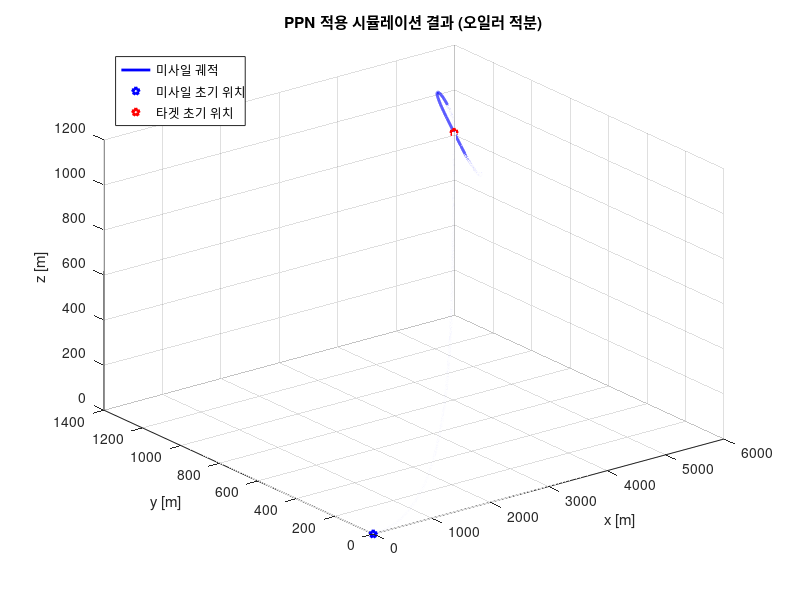
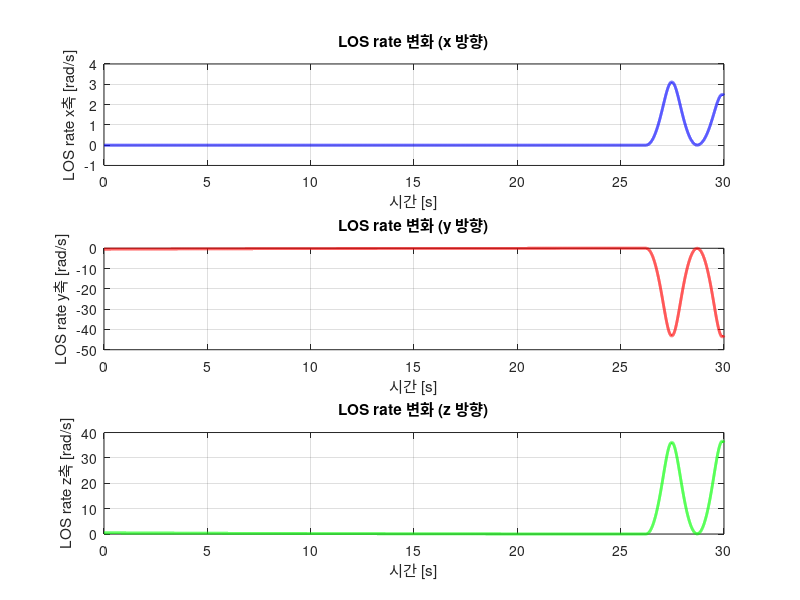
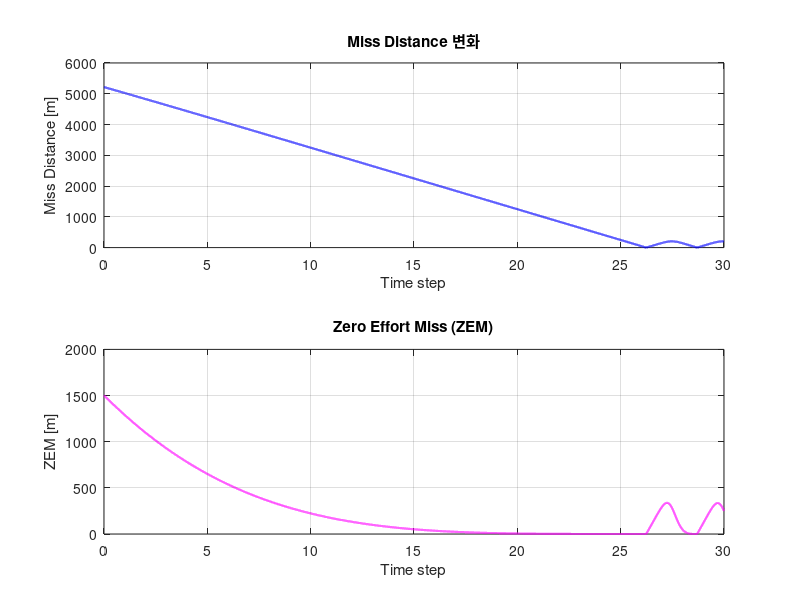
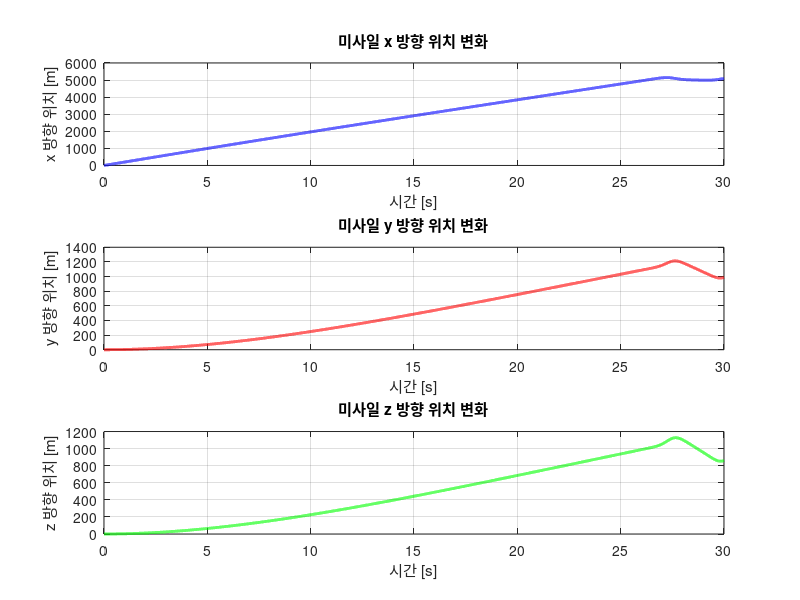

The MATLAB script that drew these images, in order: (Note: this script raises an error after producing the figures.)
%% Psuedo 6 DoF Simulation
% simulation for heliocopter case
clc; 
clear; 
close all;
% 시뮬레이션 조건 정의
r_m0 = [0; 0; 0];
v_m0 = [200; 0; 0];
r_t0 = [5000; 1100; 1000];
v_t0 = [0; 0; 0];
N = 4;
% 유도탄 및 표적의 위치, 속도
r_m = r_m0;
v_m = v_m0;
r_t = r_t0;
v_t = v_t0;
% 잔여거리 벡터 및 상대 속도 계산
r_tm = r_t - r_m;
v_tm = v_t - v_m;
v_mt = v_m - v_t;
% 3차원 공간에서 LOS rate 계산
OMEGA_tm = cross(r_tm, v_tm) / (norm(r_tm))^2;
% 3차원 PPN 유도 명령 생성
u_ppn = N * cross(OMEGA_tm, v_m);
% 타겟의 속도 0 m/s(고정된 타겟)
u_t = [0; 0; 0];

zem = inf;

t = 0;
dt = 0.001;

% 동역학 오소(추력,항력,중력 고려)
mass = 100;      % 미사일 질량 (kg)
thrust = 5000;   % 추력 (N)
Cd = 0.02;       % 항력 계수
rho = 1.225;     % 공기 밀도 (kg/m^3)
A = 0.05;        % 단면적 (m^2)
g = 9.81;        % 중력 가속도 (m/s^2)

% 결과 저장 변수 정의
xm0 = [r_m0; v_m0];
xt0 = [r_t0; v_t0];
xm = [r_m0; v_m0];
xm_record1 = xm.';
xt = [r_t0; v_t0];
xt_record1 = xt.';

los_rate_record = [];
OMEGA_tm_record = [];
zem_record = [];
miss_distance = inf;
miss_distance_record = [];
time_record = [];
%%
while t < 30
% while zem > 0.0001
    % 유도탄 및 표적의 위치, 속도
    r_m = xm(1:3,1);
    v_m = xm(4:6,1);
    r_t = xt(1:3,1);
    v_t = xt(4:6,1);
    % 잔여거리 벡터 및 상대 속도 계산
    r_tm = r_t - r_m;
    v_tm = v_t - v_m;
    v_mt = v_m - v_t;
    % 3차원 공간에서 LOS rate 계산
    OMEGA_tm = cross(r_tm, v_tm) / (norm(r_tm))^2;

    % OMEGA_tm_record = [OMEGA_tm_record; OMEGA_tm']; % LOS rate 기록


    los_rate = norm(OMEGA_tm); % LOS rate 크기 저장
    % ZEM 계산
    t_go = norm(r_tm) / norm(v_tm); % 예상 충돌 시간
    zem = norm(r_tm + v_tm * t_go); % ZEM 계산
    % 3차원 PPN 유도 명령 생성
    u_ppn = N * cross(OMEGA_tm, v_m);

    % 속도 크기 계산
    v_magnitude = norm(v_m);
    
    % 항력 계산 (Drag = 1/2 * Cd * rho * v^2 * A)
    drag = 0.5 * Cd * rho * v_magnitude^2 * A;
    drag_force = -drag * (v_m / v_magnitude); % 속도 방향 반대
    
    % 중력 적용 (중력은 -z 방향)
    gravity_force = [0; 0; -mass * g];
    
    % 총 가속도 (추력 포함)
    thrust_force = (thrust / mass) * (v_m / v_magnitude); % 속도 방향
    total_acceleration = (thrust_force + drag_force + gravity_force) / mass + u_ppn;



    % 오일러 적분 적용
    xm(1:3,1) = xm(1:3,1) + xm(4:6,1) * dt; % 위치 업데이트
    xm(4:6,1) = xm(4:6,1) + u_ppn * dt; % 속도 업데이트
    xm_record1 = [xm_record1; xm.'];
    xt(1:3,1) = xt(1:3,1) + xt(4:6,1) * dt; % 위치 업데이트
    xt(4:6,1) = xt(4:6,1) + u_t * dt; % 속도 업데이트
    xt_record1 = [xt_record1; xt.'];

    % 미스 거리 업데이트
    current_miss_distance = norm(r_tm);
    miss_distance_record = [miss_distance_record; current_miss_distance];
    if current_miss_distance < miss_distance
        miss_distance = current_miss_distance;
    end

    % 값 저장
    los_rate_record = [los_rate_record; OMEGA_tm'*(180/pi)];
    zem_record = [zem_record; zem];

    time_record = [time_record; t];
    t = t + dt;
end
xm_record1 = xm_record1(1:end-1, :); % 마지막 행 제거, 시간 스탭 맞추기 용 (30001 → 30000)
time_vector = 0:dt:30-dt; % 0~30초 범위 시간 벡터
time_vector_2 = [time_vector, time_vector(end) + dt]; % 마지막 시간 추가 (30000 → 30001)
%% 종료조건이 t>30인 경우 시각화
close all;
figure;
plot3(xm_record1(:,1),xm_record1(:,2),xm_record1(:,3),'b','LineWidth',2)
hold on
plot3(r_m0(1,1),r_m0(2,1),r_m0(3,1),'bp','LineWidth',2)
% plot3(xt_record1(:,1),xt_record1(:,2),xt_record1(:,3),'r','LineWidth',2)
plot3(r_t0(1,1),r_t0(2,1),r_t0(3,1),'rp','LineWidth',2)
legend({'미사일 궤적','미사일 초기 위치','타겟 초기 위치'},'Location','northwest','NumColumns',1)
xlabel('x [m]')
ylabel('y [m]')
zlabel('z [m]')
grid on
title("PPN 적용 시뮬레이션 결과 (오일러 적분)")
hold off
% Los rate 
figure;
subplot(3,1,1);
plot(time_vector,los_rate_record(:,1), 'b', 'LineWidth', 2);
xlabel('시간 [s]');
ylabel('LOS rate x축 [rad/s]');
title('LOS rate 변화 (x 방향)');
grid on;
subplot(3,1,2);
plot(time_vector,los_rate_record(:,2), 'r', 'LineWidth', 2);
xlabel('시간 [s]');
ylabel('LOS rate y축 [rad/s]');
title('LOS rate 변화 (y 방향)');
grid on;
subplot(3,1,3);
plot(time_vector,los_rate_record(:,3), 'g', 'LineWidth', 2);
xlabel('시간 [s]');
ylabel('LOS rate z축 [rad/s]');
title('LOS rate 변화 (z 방향)');
grid on;
% Miss Distance 및 ZEM
figure;
% subplot(2,1,1);
% plot(time_vector, los_rate_record, 'k', 'LineWidth', 1.5)
% xlabel('Time step'), ylabel('LOS rate [rad/s]')
% grid on, title('LOS rate 변화')
subplot(2,1,1);
plot(time_vector, miss_distance_record, 'b', 'LineWidth', 1.5)
xlabel('Time step'), ylabel('Miss Distance [m]')
grid on, title('Miss Distance 변화')
subplot(2,1,2);
plot(time_vector, zem_record, 'm', 'LineWidth', 1.5)
xlabel('Time step'), ylabel('ZEM [m]')
grid on, title('Zero Effort Miss (ZEM)')
% 위치
figure;
subplot(3,1,1);
plot(time_vector, xm_record1(:,1), 'b', 'LineWidth', 2);
xlabel('시간 [s]');
ylabel('x 방향 위치 [m]');
title('미사일 x 방향 위치 변화');
grid on;
subplot(3,1,2);
plot(time_vector, xm_record1(:,2), 'r', 'LineWidth', 2);
xlabel('시간 [s]');
ylabel('y 방향 위치 [m]');
title('미사일 y 방향 위치 변화');
grid on;
subplot(3,1,3);
plot(time_vector, xm_record1(:,3), 'g', 'LineWidth', 2);
xlabel('시간 [s]');
ylabel('z 방향 위치 [m]');
title('미사일 z 방향 위치 변화');
grid on;
% 속도
figure;
subplot(3,1,1);
plot(time_vector, xm_record1(:,4), 'b', 'LineWidth', 2);
xlabel('시간 [s]');
ylabel('x 방향 속도 [m/s]');
title('미사일 x 방향 속도 변화');
grid on;
subplot(3,1,2);
plot(time_vector, xm_record1(:,5), 'r', 'LineWidth', 2);
xlabel('시간 [s]');
ylabel('y 방향 속도 [m/s]');
title('미사일 y 방향 속도 변화');
grid on;
subplot(3,1,3);
plot(time_vector, xm_record1(:,6), 'g', 'LineWidth', 2);
xlabel('시간 [s]');
ylabel('z 방향 속도 [m/s]');
title('미사일 z 방향 속도 변화');
% 속력
figure;
speed_norm = vecnorm(xm_record1(:,4:6), 2, 2); % 속도 벡터의 norm 계산
plot(time_vector, speed_norm, 'b', 'LineWidth', 2);
xlabel('시간 [s]');
ylabel('Speed [m/s]');
title('미사일 속력 변화');
grid on;
grid on;
% 가속도
acc_x = diff(xm_record1(:,4)) / dt;
acc_y = diff(xm_record1(:,5)) / dt;
acc_z = diff(xm_record1(:,6)) / dt;
time_vector_trimmed = time_vector(1:end-1);
figure;
subplot(3,1,1);
plot(time_vector_trimmed, acc_x, 'b', 'LineWidth', 2);
xlabel('시간 [s]'); ylabel('x 가속도 [m/s²]');
title('미사일 x 방향 가속도 변화');
grid on;
subplot(3,1,2);
plot(time_vector_trimmed, acc_y, 'r', 'LineWidth', 2);
xlabel('시간 [s]'); ylabel('y 가속도 [m/s²]');
title('미사일 y 방향 가속도 변화');
grid on;
subplot(3,1,3);
plot(time_vector_trimmed,acc_z, 'g', 'LineWidth', 2);
xlabel('시간 [s]'); ylabel('z 가속도 [m/s²]');
title('미사일 z 방향 가속도 변화');
grid on;

%% 종료조건이 zem<0.0001인 경우 시각화
close all;
figure;
plot3(xm_record1(:,1),xm_record1(:,2),xm_record1(:,3),'b','LineWidth',2)
hold on
plot3(r_m0(1,1),r_m0(2,1),r_m0(3,1),'bp','LineWidth',2)
% plot3(xt_record1(:,1),xt_record1(:,2),xt_record1(:,3),'r','LineWidth',2)
plot3(r_t0(1,1),r_t0(2,1),r_t0(3,1),'rp','LineWidth',2)
legend({'미사일 궤적','미사일 초기 위치','타겟 초기 위치'},'Location','northwest','NumColumns',1)
xlabel('x [m]')
ylabel('y [m]')
zlabel('z [m]')
grid on
title("PPN 적용 시뮬레이션 결과 (오일러 적분)")
hold off
% Los rate 
figure;
subplot(3,1,1);
plot(time_record,los_rate_record(:,1), 'b', 'LineWidth', 2);
xlabel('시간 [s]');
ylabel('LOS rate x축 [rad/s]');
title('LOS rate 변화 (x 방향)');
grid on;
subplot(3,1,2);
plot(time_record,los_rate_record(:,2), 'r', 'LineWidth', 2);
xlabel('시간 [s]');
ylabel('LOS rate y축 [rad/s]');
title('LOS rate 변화 (y 방향)');
grid on;
subplot(3,1,3);
plot(time_record,los_rate_record(:,3), 'g', 'LineWidth', 2);
xlabel('시간 [s]');
ylabel('LOS rate z축 [rad/s]');
title('LOS rate 변화 (z 방향)');
grid on;
% Miss Distance 및 ZEM
figure;
% subplot(2,1,1);
% plot(time_vector, los_rate_record, 'k', 'LineWidth', 1.5)
% xlabel('Time step'), ylabel('LOS rate [rad/s]')
% grid on, title('LOS rate 변화')
subplot(2,1,1);
plot(time_record, miss_distance_record, 'b', 'LineWidth', 1.5)
xlabel('Time step'), ylabel('Miss Distance [m]')
grid on, title('Miss Distance 변화')
subplot(2,1,2);
plot(time_record, zem_record, 'm', 'LineWidth', 1.5)
xlabel('Time step'), ylabel('ZEM [m]')
grid on, title('Zero Effort Miss (ZEM)')
% 위치
figure;
subplot(3,1,1);
plot(time_record, xm_record1(:,1), 'b', 'LineWidth', 2);
xlabel('시간 [s]');
ylabel('x 방향 위치 [m]');
title('미사일 x 방향 위치 변화');
grid on;
subplot(3,1,2);
plot(time_record, xm_record1(:,2), 'r', 'LineWidth', 2);
xlabel('시간 [s]');
ylabel('y 방향 위치 [m]');
title('미사일 y 방향 위치 변화');
grid on;
subplot(3,1,3);
plot(time_record, xm_record1(:,3), 'g', 'LineWidth', 2);
xlabel('시간 [s]');
ylabel('z 방향 위치 [m]');
title('미사일 z 방향 위치 변화');
grid on;
% 속도
figure;
subplot(3,1,1);
plot(time_record, xm_record1(:,4), 'b', 'LineWidth', 2);
xlabel('시간 [s]');
ylabel('x 방향 속도 [m/s]');
title('미사일 x 방향 속도 변화');
grid on;
subplot(3,1,2);
plot(time_record, xm_record1(:,5), 'r', 'LineWidth', 2);
xlabel('시간 [s]');
ylabel('y 방향 속도 [m/s]');
title('미사일 y 방향 속도 변화');
grid on;
subplot(3,1,3);
plot(time_record, xm_record1(:,6), 'g', 'LineWidth', 2);
xlabel('시간 [s]');
ylabel('z 방향 속도 [m/s]');
title('미사일 z 방향 속도 변화');
% 속력
figure;
speed_norm = vecnorm(xm_record1(:,4:6), 2, 2); % 속도 벡터의 norm 계산
plot(time_record, speed_norm, 'b', 'LineWidth', 2);
xlabel('시간 [s]');
ylabel('Speed [m/s]');
title('미사일 속력 변화');
grid on;
grid on;
% 가속도
acc_x = diff(xm_record1(:,4)) / dt;
acc_y = diff(xm_record1(:,5)) / dt;
acc_z = diff(xm_record1(:,6)) / dt;
time_vector_trimmed = time_record(1:end-1);
figure;
subplot(3,1,1);
plot(time_vector_trimmed, acc_x, 'b', 'LineWidth', 2);
xlabel('시간 [s]'); ylabel('x 가속도 [m/s²]');
title('미사일 x 방향 가속도 변화');
grid on;
subplot(3,1,2);
plot(time_vector_trimmed, acc_y, 'r', 'LineWidth', 2);
xlabel('시간 [s]'); ylabel('y 가속도 [m/s²]');
title('미사일 y 방향 가속도 변화');
grid on;
subplot(3,1,3);
plot(time_vector_trimmed,acc_z, 'g', 'LineWidth', 2);
xlabel('시간 [s]'); ylabel('z 가속도 [m/s²]');
title('미사일 z 방향 가속도 변화');
grid on;